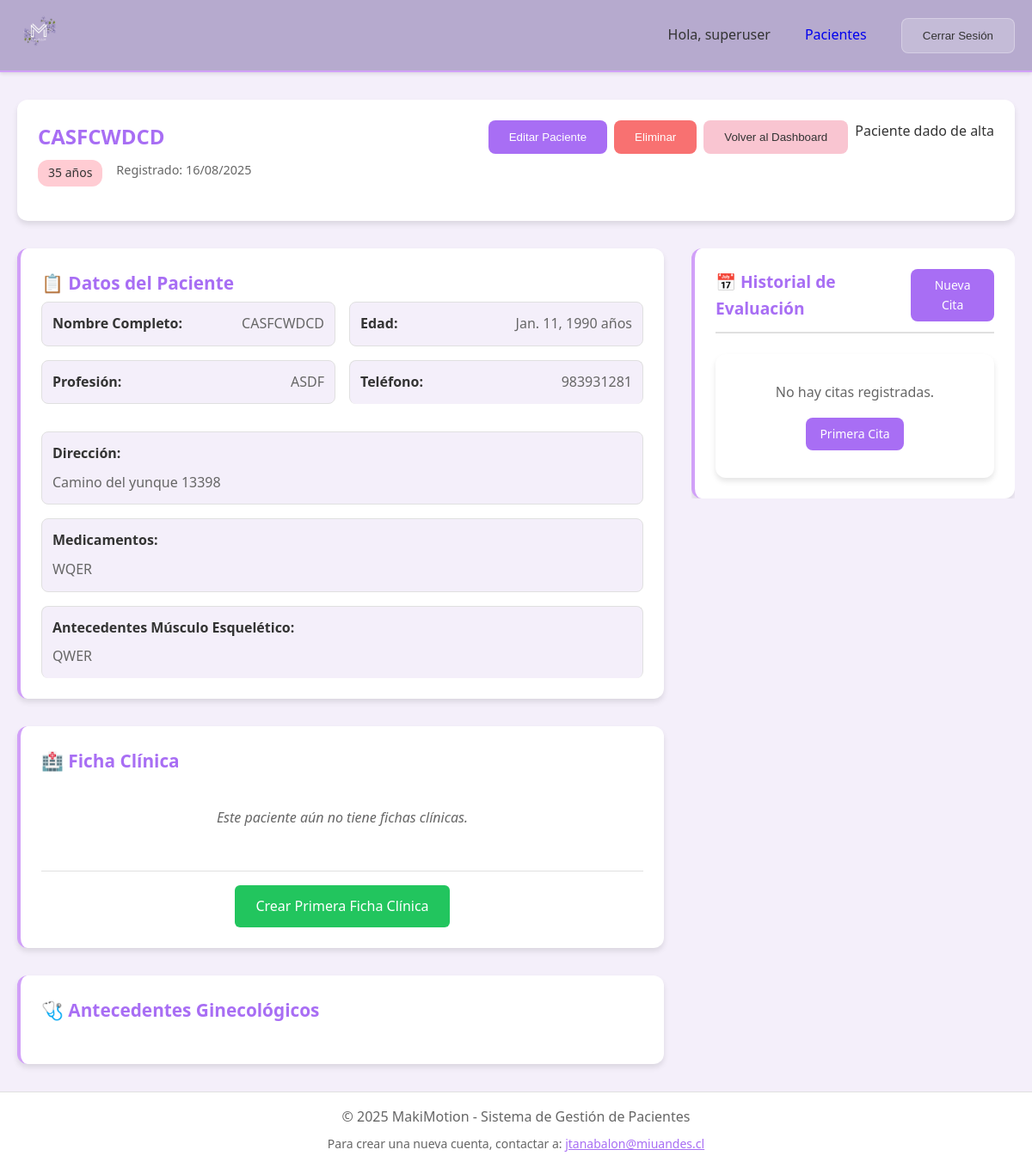
Before: /patients/8/ (signed in) with the older database file.
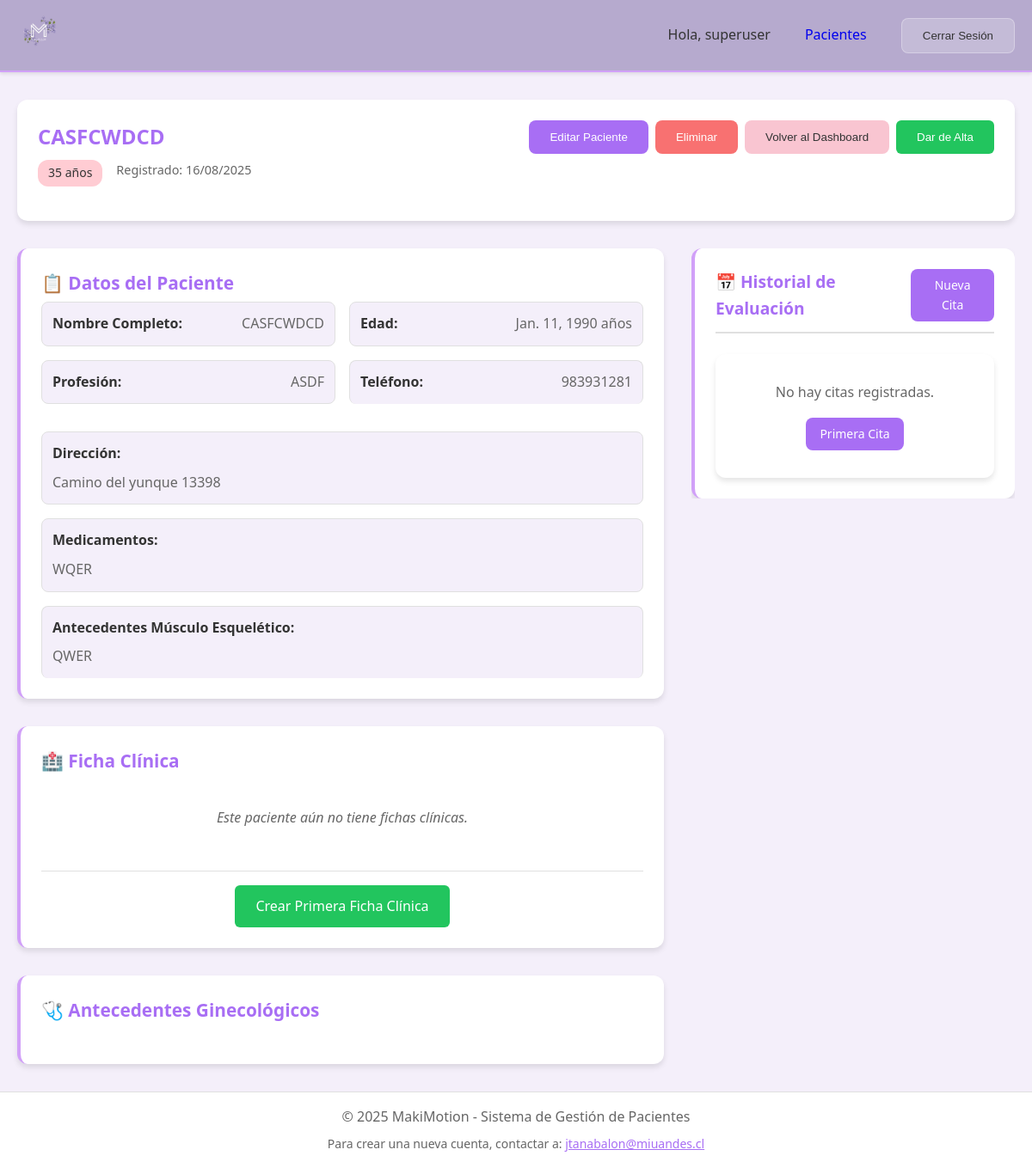
After: the same page with the newer database file.
### core/views.py (the view)
# urls.py: path('patients/<int:pk>/', views.patient_detail, name='patient_detail'),
@login_required
def patient_detail(request, pk):
    patient = get_object_or_404(Patient, pk=pk, user=request.user)
    appointments = patient.appointments.all()
    latest_ficha = patient.get_last_ficha_clinica()
    recent_fichas = patient.fichas_clinicas.order_by('-fecha', '-created_at')[:3]
    context = {
        'patient': patient,
        'appointments': appointments,
        'latest_ficha': latest_ficha,
        'recent_fichas': recent_fichas,
    }
    return render(request, 'patients/patient_detail.html', context)

### core/models.py (called while the page is built)
    @property
    def age(self):
        if not self.birth_date:
            return 0
        today = date.today()
        age = today.year - self.birth_date.year
        if today.month < self.birth_date.month or (today.month == self.birth_date.month and today.day < self.birth_date.day):
            age -= 1
        return age

    def get_last_ficha_clinica(self):
        return self.fichas_clinicas.first()

### templates/patients/patient_detail.html (shortened to what the changed rows need)
{% extends 'base.html' %}
{% block content %}
<div class="clinical-detail-container">
    <div class="patient-header">
        <div class="patient-info">
            <h2>{{ patient.full_name }}</h2>
        </div>
        <div class="patient-actions">
            <button type="button" onclick="window.location.href='{% url 'patient_update' patient.pk %}'" class="btn btn-primary">Editar Paciente</button>
            <button type="button" onclick="window.location.href='{% url 'patient_delete' patient.pk %}'" class="btn btn-danger">Eliminar</button>
            <button type="button" onclick="window.location.href='{% url 'dashboard' %}'" class="btn btn-secondary">Volver al Dashboard</button>
            {% if not patient.alta %}
                <form method="post" action="{% url 'patient_update' patient.pk %}" style="display:inline;">
                    <button type="submit" class="btn btn-success">Dar de Alta</button>
                </form>
            {% else %}
                <span class="badge bg-success ms-2">Paciente dado de alta</span>
            {% endif %}
        </div>
    </div>
                        {% else %}
</div>
{% endblock %}

Changed rows visible on the page:
changed Patient "CASFCWDCD": alta True → False (drawn)
Other visible differences:
text no longer shown: "Paciente dado de alta"
text now shown: "Dar de Alta"
